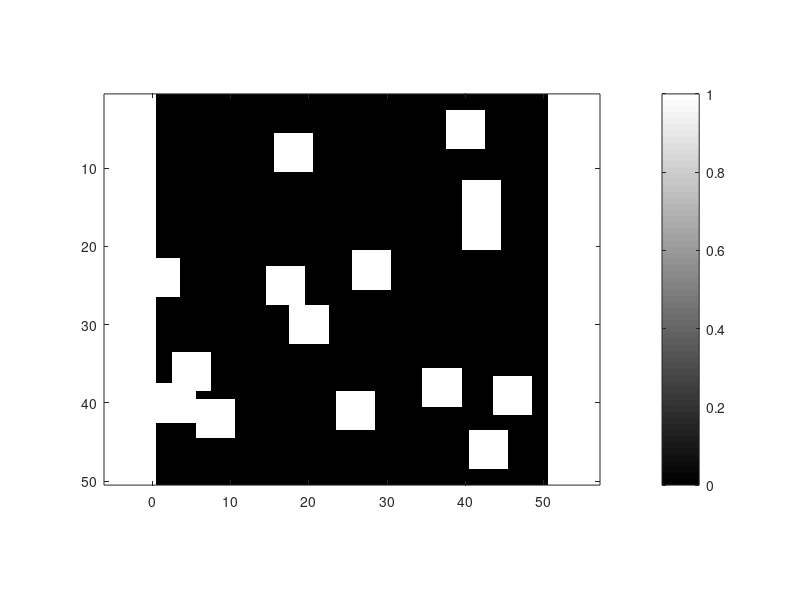

The MATLAB script that drew this image: (Note: this script raises an error after producing the figure.)
clear;
clc;
close all;

filas = 50;
columnas = 50;

% Punto para iniciar la traj.
punto_x = 5;  % columna
punto_y = 10; % fila
files_folder = "C:\Users\alvar\OneDrive\Desktop\My code\repositorios\TFM_Code\fast_marching-master\functions\Archivos";
main_folder = "C:\Users\alvar\OneDrive\Desktop\My code\repositorios\TFM_Code\fast_marching-master\functions";

%% Mapa Original
cd(files_folder);
file = fopen('mapa.txt','r');

matriz_vel = zeros(filas, columnas); 

% Leer los datos línea por línea y almacenarlos en la matriz
for i = 1:filas
    linea = fgetl(file); % Leer una línea del archivo como string
    if ischar(linea)
        line = sscanf(linea, '%f')';
        matriz_vel(i, :) = sscanf(linea, '%f')'; % Convertir la línea a números y almacenarla
    else
        error('Se alcanzó el final del archivo antes de leer todas las filas.');
    end
end

% Cerrar el archivo
fclose(file);
cd(main_folder);

% Crear figura
figure;

% Usar colormap en escala de grises
colormap(gray);  % Usar escala de grises: negro (0) a blanco (1)

% Mostrar el mapa
imagesc(matriz_vel);
axis equal;  % Mantener proporciones cuadradas
colorbar;
clim([0 1]);  % Ajustar límites de color entre 0 y 1

% Etiquetas y título
title('Mapa de Velocidades', 'FontSize', 12);
xlabel('X', 'FontSize', 11);
ylabel('Y', 'FontSize', 11);
set(gca, 'FontSize', 10);

%% Mapa de velocidades
cd(files_folder);
file = fopen('velocities_map.txt','r');
filas = filas + 2;
columnas = columnas + 2;
matriz_vel = zeros(filas, columnas); 

% Leer los datos línea por línea y almacenarlos en la matriz
for i = 1:filas
    linea = fgetl(file); % Leer una línea del archivo como string
    if ischar(linea)
        line = sscanf(linea, '%f')';
        matriz_vel(i, :) = sscanf(linea, '%f')'; % Convertir la línea a números y almacenarla
    else
        error('Se alcanzó el final del archivo antes de leer todas las filas.');
    end
end

% Cerrar el archivo
fclose(file);
cd(main_folder);

% Crear figura
figure;

% Usar colormap en escala de grises
colormap(gray);  % Usar escala de grises: negro (0) a blanco (1)

% Mostrar el mapa
imagesc(matriz_vel);
axis equal;  % Mantener proporciones cuadradas
colorbar;
clim([0 1]);  % Ajustar límites de color entre 0 y 1

% Etiquetas y título
title('Mapa de Velocidades', 'FontSize', 12);
xlabel('X', 'FontSize', 11);
ylabel('Y', 'FontSize', 11);
set(gca, 'FontSize', 10);


%% Mapa de tiempos
cd(files_folder);
file = fopen('times_map.txt','r');

matriz_tiempos = zeros(filas, columnas); 

% Leer los datos línea por línea y almacenarlos en la matriz
for i = 1:filas
    linea = fgetl(file); % Leer una línea del archivo como string
    if ischar(linea)
        line = sscanf(linea, '%f')';
        matriz_tiempos(i, :) = sscanf(linea, '%f')'; % Convertir la línea a números y almacenarla
    else
        error('Se alcanzó el final del archivo antes de leer todas las filas.');
    end
end

% Cerrar el archivo
fclose(file);

cd(main_folder);

%% Mapa de tiempos visualization

umbralMax = 200; 

% Crear una copia de la matriz con valores limitados a 200
matrizClipped = matriz_tiempos;  
matrizClipped(matriz_tiempos > umbralMax) = umbralMax; 
% Graficar la matriz con imágenes de escala de colores
% ...existing code...


% Create figure for time map
figure;

% Mostrar el mapa
imagesc(matrizClipped);
colorbar;
colormap(jet);
clim([0 umbralMax]);

% Etiquetas y título
title('Mapa de Tiempos', 'FontSize', 12);
xlabel('X', 'FontSize', 11);
ylabel('Y', 'FontSize', 11);
set(gca, 'FontSize', 10);
axis equal;

%% Trayectoria 
cd(files_folder);
traj_data = load('trajectory.txt');
cd(main_folder);

% Extract coordinates
traj_x = traj_data(:,1);
traj_y = traj_data(:,2);

% Convert to double if necessary
traj_x = double(traj_x);
traj_y = double(traj_y);

hold on;

% Plot path line
plot(traj_x, traj_y, 'w-', 'LineWidth', 2);

% Plot waypoints
plot(traj_x(2:end-1), traj_y(2:end-1), 'w.', 'MarkerSize', 10);

% Plot start point (green) and end point (red)
plot(traj_x(1), traj_y(1), 'go', 'MarkerSize', 15, 'LineWidth', 2);
plot(traj_x(end), traj_y(end), 'ro', 'MarkerSize', 15, 'LineWidth', 2);

% Add legend
legend('Path', 'Waypoints', 'Start', 'Goal', 'Location', 'southeast');

hold off;



%[Fy,Fx,Fz]=pointmin(matriz_tiempos);
% After loading time map and before gradient visualization

%% Load gradient components
cd(files_folder);
gradient_x_file = fopen('gradient_x.txt', 'r');
gradient_y_file = fopen('gradient_y.txt', 'r');

Fx = zeros(filas, columnas);
Fy = zeros(filas, columnas);

% Read gradient x component
for i = 1:filas
    linea = fgetl(gradient_x_file);
    if ischar(linea)
        Fx(i, :) = sscanf(linea, '%f')';
    else
        error('Error reading gradient_x file');
    end
end

% Read gradient y component
for i = 1:filas
    linea = fgetl(gradient_y_file);
    if ischar(linea)
        Fy(i, :) = sscanf(linea, '%f')';
    else
        error('Error reading gradient_y file');
    end
end

fclose(gradient_x_file);
fclose(gradient_y_file);
cd(main_folder);
% After existing time map visualization
% Create new figure for gradient field visualization
figure;
imagesc(matrizClipped);
hold on;

% Create grid for quiver plot
[X, Y] = meshgrid(1:columnas, 1:filas);

% Downsample for better visualization (adjust skip value as needed)
skip = 1;  % Show an arrow every 2 points
X = X(1:skip:end, 1:skip:end);
Y = Y(1:skip:end, 1:skip:end);
Fx_down = Fx(1:skip:end, 1:skip:end);
Fy_down = Fy(1:skip:end, 1:skip:end);

% Plot vector field
quiver(X, Y, Fx_down, Fy_down, 2, 'w', 'LineWidth', 1.5);

% Adjust colormap and limits
colormap(jet);
clim([min(matriz_tiempos(:)), umbralMax]);
colorbar;


% Add to legend
legend('Gradient field', 'Location', 'southeast');

% Add labels and title
title('Mapa de tiempos con campo de gradiente');
xlabel('X');
ylabel('Y');
axis equal;

hold off;
